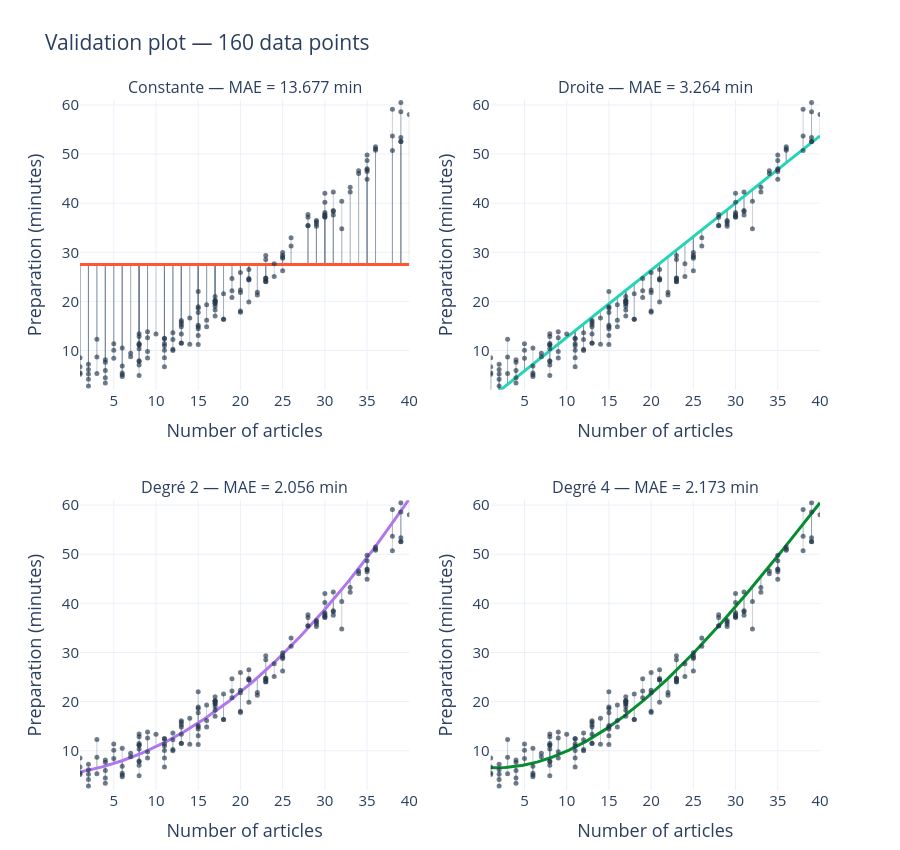

Notebook code cell kept with this figure:
### Code cell
# Validation plots

nb_plots = len(models)

if val_ncols is None: val_ncols = int(np.ceil(np.sqrt(nb_plots)))
if val_nrows is None: val_nrows = int(np.ceil(nb_plots / val_ncols))

print(nb_plots)
print(val_nrows)
print(val_ncols)

x_val = validation[x_name].to_numpy()
y_val = validation[y_name].to_numpy()

if val_xmin is None: val_xmin = np.floor(x_val.min())
if val_xmax is None: val_xmax = np.ceil(x_val.max())

if val_ymin is None: val_ymin = np.floor(y_val.min())
if val_ymax is None: val_ymax = np.ceil(y_val.max())

if val_xticks is None: val_xticks = get_ticks(val_xmin, val_xmax)
# if val_yticks is None: val_xticks = get_ticks(val_ymin, val_ymax)

# labels for subplots of degrees
validation_titles = [
    f"{fit_labels[degree]} — MAE = {mae(y_val, models[degree](x_val)):.3f} min"
    for degree in degrees
]

validation_figure = make_subplots(
    rows=val_nrows, 
    cols=val_ncols, 
    shared_xaxes="all", 
    shared_yaxes="all",
    subplot_titles=validation_titles, 
    horizontal_spacing=0.11, 
    vertical_spacing=0.16
)

for index, degree in enumerate(degrees):
    add_prediction_view(
        validation_figure, 
        validation,
        x_val, 
        y_val,
        models[degree], 
        x_grid,
        fit_colors[degree],
        # row=index // 2 + 1, 
        # col=index % 2 + 1
        row = index // val_ncols + 1,
        col = index % val_ncols + 1
    )

validation_figure.update_xaxes(
    title_text=dic_label_name[x_name], 
    range=[fit_xmin, fit_xmax],
    tickvals=val_xticks, 
    showticklabels=True
    )

validation_figure.update_yaxes(
    title_text=dic_label_name[y_name], 
    range=[val_ymin, val_ymax],
    showticklabels=True
    )

validation_figure.update_layout(
    title=val_title + f" — {len(x_val)} data points",
    height=850, 
    template="plotly_white", 
    margin={"t": 100, "b": 60}, 
    font={"size": 15}
)

validation_figure.show()

### Figure 1 — Plotly figure (JSON) as saved in the notebook; plotly's stock layout.template omitted (floating-point values rounded to 4 significant figures; data arrays with more than 128 entries replaced by an {"elided": "..."} marker saying what was removed)
{"data": [{"hoverinfo": "skip", "line": {"color": "rgba(105,120,140,0.35)", "width": 1}, "mode": "lines", "showlegend": false, "type": "scatter", "x": {"elided": "480 int values"}, "xaxis": "x", "y": {"elided": "480 float values"}, "yaxis": "y"}, {"line": {"color": "#FF5733", "width": 3}, "mode": "lines", "name": "Prédiction", "showlegend": false, "type": "scatter", "x": {"elided": "400 float values"}, "xaxis": "x", "y": {"elided": "400 float values"}, "yaxis": "y"}, {"customdata": {"elided": "160x2 float values"}, "hovertemplate": "%{text}<br>Articles : %{x}<br>Observé : %{y:.3f}<br>Prédit : %{customdata[0]:.3f}<br>Erreur absolue : %{customdata[1]:.3f}<extra></extra>", "marker": {"color": "#22364c", "opacity": 0.65, "size": 5}, "mode": "markers", "showlegend": false, "text": {"elided": "160 str values"}, "type": "scatter", "x": {"elided": "160 int values"}, "xaxis": "x", "y": {"elided": "160 float values"}, "yaxis": "y"}, {"hoverinfo": "skip", "line": {"color": "rgba(105,120,140,0.35)", "width": 1}, "mode": "lines", "showlegend": false, "type": "scatter", "x": {"elided": "480 int values"}, "xaxis": "x2", "y": {"elided": "480 float values"}, "yaxis": "y2"}, {"line": {"color": "#23d4b7", "width": 3}, "mode": "lines", "name": "Prédiction", "showlegend": false, "type": "scatter", "x": {"elided": "400 float values"}, "xaxis": "x2", "y": {"elided": "400 float values"}, "yaxis": "y2"}, {"customdata": {"elided": "160x2 float values"}, "hovertemplate": "%{text}<br>Articles : %{x}<br>Observé : %{y:.3f}<br>Prédit : %{customdata[0]:.3f}<br>Erreur absolue : %{customdata[1]:.3f}<extra></extra>", "marker": {"color": "#22364c", "opacity": 0.65, "size": 5}, "mode": "markers", "showlegend": false, "text": {"elided": "160 str values"}, "type": "scatter", "x": {"elided": "160 int values"}, "xaxis": "x2", "y": {"elided": "160 float values"}, "yaxis": "y2"}, {"hoverinfo": "skip", "line": {"color": "rgba(105,120,140,0.35)", "width": 1}, "mode": "lines", "showlegend": false, "type": "scatter", "x": {"elided": "480 int values"}, "xaxis": "x3", "y": {"elided": "480 float values"}, "yaxis": "y3"}, {"line": {"color": "#af76f0", "width": 3}, "mode": "lines", "name": "Prédiction", "showlegend": false, "type": "scatter", "x": {"elided": "400 float values"}, "xaxis": "x3", "y": {"elided": "400 float values"}, "yaxis": "y3"}, {"customdata": {"elided": "160x2 float values"}, "hovertemplate": "%{text}<br>Articles : %{x}<br>Observé : %{y:.3f}<br>Prédit : %{customdata[0]:.3f}<br>Erreur absolue : %{customdata[1]:.3f}<extra></extra>", "marker": {"color": "#22364c", "opacity": 0.65, "size": 5}, "mode": "markers", "showlegend": false, "text": {"elided": "160 str values"}, "type": "scatter", "x": {"elided": "160 int values"}, "xaxis": "x3", "y": {"elided": "160 float values"}, "yaxis": "y3"}, {"hoverinfo": "skip", "line": {"color": "rgba(105,120,140,0.35)", "width": 1}, "mode": "lines", "showlegend": false, "type": "scatter", "x": {"elided": "480 int values"}, "xaxis": "x4", "y": {"elided": "480 float values"}, "yaxis": "y4"}, {"line": {"color": "#058e30", "width": 3}, "mode": "lines", "name": "Prédiction", "showlegend": false, "type": "scatter", "x": {"elided": "400 float values"}, "xaxis": "x4", "y": {"elided": "400 float values"}, "yaxis": "y4"}, {"customdata": {"elided": "160x2 float values"}, "hovertemplate": "%{text}<br>Articles : %{x}<br>Observé : %{y:.3f}<br>Prédit : %{customdata[0]:.3f}<br>Erreur absolue : %{customdata[1]:.3f}<extra></extra>", "marker": {"color": "#22364c", "opacity": 0.65, "size": 5}, "mode": "markers", "showlegend": false, "text": {"elided": "160 str values"}, "type": "scatter", "x": {"elided": "160 int values"}, "xaxis": "x4", "y": {"elided": "160 float values"}, "yaxis": "y4"}], "layout": {"annotations": [{"font": {"size": 16}, "showarrow": false, "text": "Constante — MAE = 13.677 min", "x": 0.2225, "xanchor": "center", "xref": "paper", "y": 1, "yanchor": "bottom", "yref": "paper"}, {"font": {"size": 16}, "showarrow": false, "text": "Droite — MAE = 3.264 min", "x": 0.7775, "xanchor": "center", "xref": "paper", "y": 1, "yanchor": "bottom", "yref": "paper"}, {"font": {"size": 16}, "showarrow": false, "text": "Degré 2 — MAE = 2.056 min", "x": 0.2225, "xanchor": "center", "xref": "paper", "y": 0.42, "yanchor": "bottom", "yref": "paper"}, {"font": {"size": 16}, "showarrow": false, "text": "Degré 4 — MAE = 2.173 min", "x": 0.7775, "xanchor": "center", "xref": "paper", "y": 0.42, "yanchor": "bottom", "yref": "paper"}], "font": {"size": 15}, "height": 850, "margin": {"b": 60, "t": 100}, "title": {"text": "Validation plot — 160 data points"}, "xaxis": {"anchor": "y", "domain": [0, 0.445], "matches": "x3", "range": [1, 40], "showticklabels": true, "tickvals": [5.0, 10.0, 15.0, 20.0, 25.0, 30.0, 35.0, 40.0], "title": {"text": "Number of articles"}}, "xaxis2": {"anchor": "y2", "domain": [0.555, 1], "matches": "x3", "range": [1, 40], "showticklabels": true, "tickvals": [5.0, 10.0, 15.0, 20.0, 25.0, 30.0, 35.0, 40.0], "title": {"text": "Number of articles"}}, "xaxis3": {"anchor": "y3", "domain": [0, 0.445], "range": [1, 40], "showticklabels": true, "tickvals": [5.0, 10.0, 15.0, 20.0, 25.0, 30.0, 35.0, 40.0], "title": {"text": "Number of articles"}}, "xaxis4": {"anchor": "y4", "domain": [0.555, 1], "matches": "x3", "range": [1, 40], "showticklabels": true, "tickvals": [5.0, 10.0, 15.0, 20.0, 25.0, 30.0, 35.0, 40.0], "title": {"text": "Number of articles"}}, "yaxis": {"anchor": "x", "domain": [0.58, 1], "matches": "y3", "range": [2, 61], "showticklabels": true, "title": {"text": "Preparation (minutes)"}}, "yaxis2": {"anchor": "x2", "domain": [0.58, 1], "matches": "y3", "range": [2, 61], "showticklabels": true, "title": {"text": "Preparation (minutes)"}}, "yaxis3": {"anchor": "x3", "domain": [0, 0.42], "range": [2, 61], "showticklabels": true, "title": {"text": "Preparation (minutes)"}}, "yaxis4": {"anchor": "x4", "domain": [0, 0.42], "matches": "y3", "range": [2, 61], "showticklabels": true, "title": {"text": "Preparation (minutes)"}}}}
